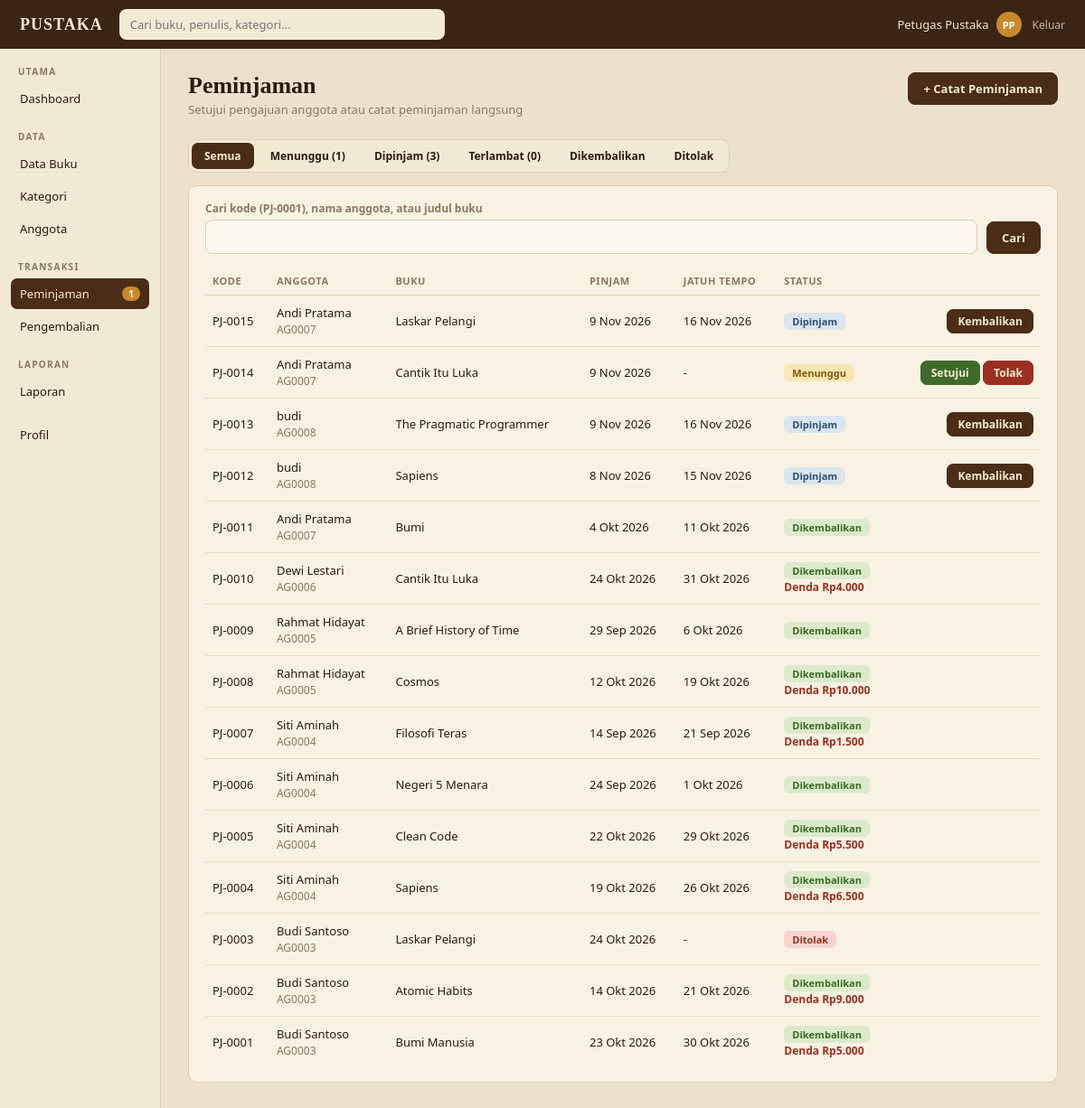
The page /peminjaman (signed in) on the database its author committed.
### tables this page shows
CREATE TABLE users (
    id            INTEGER PRIMARY KEY AUTOINCREMENT,
    name          TEXT NOT NULL,
    email         TEXT NOT NULL UNIQUE,
    password_hash TEXT NOT NULL,
    role          TEXT NOT NULL DEFAULT 'anggota'
                  CHECK (role IN ('admin', 'petugas', 'anggota')),
    member_code   TEXT UNIQUE,              -- hanya untuk anggota, contoh AG0004
    phone         TEXT,
    address       TEXT,
    status        TEXT NOT NULL DEFAULT 'aktif'
                  CHECK (status IN ('aktif', 'nonaktif')),
    created_at    TEXT NOT NULL DEFAULT (datetime('now', 'localtime'))
);

CREATE TABLE loans (
    id           INTEGER PRIMARY KEY AUTOINCREMENT,
    book_id      INTEGER NOT NULL REFERENCES books(id),
    member_id    INTEGER NOT NULL REFERENCES users(id),
    status       TEXT NOT NULL DEFAULT 'menunggu'
                 CHECK (status IN ('menunggu', 'dipinjam', 'dikembalikan', 'ditolak', 'dibatalkan')),
    requested_at TEXT NOT NULL DEFAULT (date('now', 'localtime')),
    loan_date    TEXT,
    due_date     TEXT,
    return_date  TEXT,
    fine         INTEGER NOT NULL DEFAULT 0,
    processed_by INTEGER REFERENCES users(id),   -- petugas yang menyetujui / menolak
    returned_by  INTEGER REFERENCES users(id)    -- petugas yang memproses pengembalian
);

CREATE TABLE books (
    id              INTEGER PRIMARY KEY AUTOINCREMENT,
    isbn            TEXT UNIQUE,
    title           TEXT NOT NULL,
    author          TEXT NOT NULL,
    publisher       TEXT,
    year            INTEGER,
    category_id     INTEGER REFERENCES categories(id) ON DELETE SET NULL,
    shelf           TEXT,                   -- lokasi rak
    description     TEXT,
    stock_total     INTEGER NOT NULL DEFAULT 1 CHECK (stock_total >= 0),
    stock_available INTEGER NOT NULL DEFAULT 1 CHECK (stock_available >= 0),
    created_at      TEXT NOT NULL DEFAULT (datetime('now', 'localtime'))
);

### app.py (the view)
@app.route("/peminjaman")
@staff_required
def loans():
    status = request.args.get("status", "semua")
    q = request.args.get("q", "").strip()
    sql, args = LOAN_SELECT + " WHERE 1=1", []
    if status == "terlambat":
        sql += " AND l.status='dipinjam' AND l.due_date < ?"
        args.append(today_str())
    elif status in ("menunggu", "dipinjam", "dikembalikan", "ditolak"):
        sql += " AND l.status=?"
        args.append(status)
    if q:
        m = re.fullmatch(r"(?i)\s*PJ-?0*(\d+)\s*", q)
        sql += " AND (u.name LIKE ? OR u.member_code LIKE ? OR b.title LIKE ? OR l.id=?)"
        args += [f"%{q}%", f"%{q}%", f"%{q}%", int(m.group(1)) if m else -1]
    rows = decorate(q_all(sql + " ORDER BY l.id DESC LIMIT 300", *args))
    counts = {
        "menunggu": q_val("SELECT COUNT(*) FROM loans WHERE status='menunggu'"),
        "dipinjam": q_val("SELECT COUNT(*) FROM loans WHERE status='dipinjam'"),
        "terlambat": q_val("SELECT COUNT(*) FROM loans WHERE status='dipinjam' AND due_date < ?",
                           today_str()),
    }
    return render_template("loans.html", rows=rows, status=status, q=q, counts=counts,
                           active="loans")

### app.py (called while the page is built)
def db():
    if "db" not in g:
        g.db = sqlite3.connect(DB_PATH)
        g.db.row_factory = sqlite3.Row
        g.db.execute("PRAGMA foreign_keys = ON")
    return g.db

def q_all(sql, *args):
    return db().execute(sql, args).fetchall()

def q_one(sql, *args):
    return db().execute(sql, args).fetchone()

def q_val(sql, *args):
    return db().execute(sql, args).fetchone()[0]

def cfg(key):
    row = q_one("SELECT value FROM settings WHERE key = ?", key)
    return int(row["value"]) if row else DEFAULTS[key]

def today_str():
    return date.today().isoformat()

def parse_date(s, fallback=None):
    try:
        return date.fromisoformat(str(s)[:10])
    except (TypeError, ValueError):
        return fallback

@app.template_filter("rupiah")
def f_rupiah(v):
    return "Rp" + f"{int(v or 0):,}".replace(",", ".")

@app.template_filter("tgl")
def f_tgl(v):
    d = parse_date(v) if v else None
    return f"{d.day} {MONTHS[d.month - 1]} {d.year}" if d else "-"

@app.template_filter("initials")
def f_initials(name):
    parts = [p for p in (name or "").split() if p]
    return "".join(p[0] for p in parts[:2]).upper() or "?"

@app.before_request
def load_user():
    g.user = None
    if request.endpoint == "static":
        return
    uid = session.get("uid")
    if uid:
        u = q_one("SELECT * FROM users WHERE id=?", uid)
        if u and u["status"] == "aktif":
            g.user = u
        else:
            session.clear()
            if u:
                flash("Akunmu dinonaktifkan. Hubungi petugas perpustakaan.", "error")

@app.context_processor
def inject_globals():
    ctx = {"me": g.get("user"), "max_loans": cfg("max_loans"),
           "fine_per_day": cfg("fine_per_day"), "loan_days": cfg("loan_days")}
    if g.get("user") and g.user["role"] in STAFF_ROLES:
        ctx["pending_count"] = q_val("SELECT COUNT(*) FROM loans WHERE status='menunggu'")
    return ctx

def roles_required(*roles):
    def deco(view):
        @wraps(view)
        def wrapped(*a, **kw):
            if not g.user:
                return redirect(url_for("login"))
            if g.user["role"] not in roles:
                flash("Halaman itu tidak tersedia untuk akunmu.", "error")
                return redirect(url_for("index"))
            return view(*a, **kw)
        return wrapped
    return deco

### templates/loans.html (shortened to what this page needs)
{% extends "layout.html" %}
{% from "macros.html" import chip %}
{% block content %}
<div class="page-head">
  <div><h1>Peminjaman</h1><p class="sub">Setujui pengajuan anggota atau catat peminjaman langsung</p></div>
  <a class="btn" href="{{ url_for('loan_new') }}">+ Catat Peminjaman</a>
</div>
<div class="tabs">
  <a href="{{ url_for('loans', status='semua') }}" class="{{ 'active' if status == 'semua' }}">Semua</a>
  <a href="{{ url_for('loans', status='menunggu') }}" class="{{ 'active' if status == 'menunggu' }}">Menunggu ({{ counts.menunggu }})</a>
  <a href="{{ url_for('loans', status='dipinjam') }}" class="{{ 'active' if status == 'dipinjam' }}">Dipinjam ({{ counts.dipinjam }})</a>
  <a href="{{ url_for('loans', status='terlambat') }}" class="{{ 'active' if status == 'terlambat' }}">Terlambat ({{ counts.terlambat }})</a>
  <a href="{{ url_for('loans', status='dikembalikan') }}" class="{{ 'active' if status == 'dikembalikan' }}">Dikembalikan</a>
  <a href="{{ url_for('loans', status='ditolak') }}" class="{{ 'active' if status == 'ditolak' }}">Ditolak</a>
</div>
<div class="card">
  <form class="filters" method="get">
    <div><label>Cari kode (PJ-0001), nama anggota, atau judul buku</label><input name="q" value="{{ q }}"></div>
    <div class="auto"><button class="btn">Cari</button></div>
  </form>
  <div class="table-wrap">
  <table>
    <tr><th>Kode</th><th>Anggota</th><th>Buku</th><th>Pinjam</th><th>Jatuh tempo</th><th>Status</th><th></th></tr>
    {% for l in rows %}
    <tr>
      <td class="nowrap">{{ l.code }}</td>
      <td>{{ l.member_name }}<br><span class="muted small">{{ l.member_code }}</span></td>
      <td>{{ l.title }}</td>
      <td class="nowrap">{{ (l.loan_date or l.requested_at)|tgl }}</td>
      <td class="nowrap">{{ l.due_date|tgl }}</td>
      <td>{{ chip(l.state, l.state_tone) }}
        {% if l.status == 'dikembalikan' and l.fine %}<div class="fine">Denda {{ l.fine|rupiah }}</div>{% endif %}</td>
      <td class="nowrap right">
        {% if l.status == 'menunggu' %}
          <form class="inline" method="post" action="{{ url_for('loan_approve', lid=l.id) }}"><button class="btn green sm">Setujui</button></form>
          <form class="inline" method="post" action="{{ url_for('loan_reject', lid=l.id) }}"
                onsubmit="return confirm('Tolak pengajuan ini?')"><button class="btn red sm">Tolak</button></form>
        {% elif l.status == 'dipinjam' %}
          <a class="btn sm" href="{{ url_for('returns', id=l.id) }}">Kembalikan</a>
        {% endif %}
      </td>
    </tr>
    {% else %}<tr><td colspan="7" class="muted">Tidak ada data.</td></tr>{% endfor %}
  </table>
  </div>
</div>
{% endblock %}

### templates/layout.html (shortened to what this page needs)
{% extends "base.html" %}
{% from "macros.html" import flashes %}
{% block body %}
{% set a = active|default('') %}
<header class="topbar">
  <a class="brand" href="{{ url_for('index') }}">PUSTAKA</a>
  <form class="search" action="{{ url_for('catalog') if me.role == 'anggota' else url_for('books') }}" method="get">
    <input name="q" value="{{ request.args.get('q', '') }}" placeholder="Cari buku, penulis, kategori...">
  </form>
  <div class="userchip">
    <a class="who" href="{{ url_for('profile') }}" title="Profil dan ganti kata sandi">
      <span>{{ me.name }}</span><span class="avatar">{{ me.name|initials }}</span></a>
    <a class="logout" href="{{ url_for('logout') }}">Keluar</a>
  </div>
</header>
<div class="shell">
  <aside class="sidebar">
    {% if me.role == 'anggota' %}
      <div class="nav-title">Jelajah</div>
      <a href="{{ url_for('catalog') }}" class="{{ 'active' if a == 'catalog' }}">Katalog Buku</a>
      <a href="{{ url_for('catalog_categories') }}" class="{{ 'active' if a == 'cats' }}">Kategori</a>
      <a href="{{ url_for('catalog', urut='terbaru') }}" class="{{ 'active' if a == 'latest' }}">Terkini</a>
      <div class="nav-title">Akun Saya</div>
      <a href="{{ url_for('my_loans') }}" class="{{ 'active' if a == 'mine' }}">Pinjaman Saya</a>
      <a href="{{ url_for('favorites') }}" class="{{ 'active' if a == 'favs' }}">Favorit</a>
      <a href="{{ url_for('my_loans', tab='riwayat') }}" class="{{ 'active' if a == 'history' }}">Riwayat</a>
      <a href="{{ url_for('profile') }}" class="{{ 'active' if a == 'profile' }}">Profil</a>
    {% else %}
      <div class="nav-title">Utama</div>
      <a href="{{ url_for('dashboard') }}" class="{{ 'active' if a == 'dashboard' }}">Dashboard</a>
      <div class="nav-title">Data</div>
      <a href="{{ url_for('books') }}" class="{{ 'active' if a == 'books' }}">Data Buku</a>
      <a href="{{ url_for('category_list') }}" class="{{ 'active' if a == 'categories' }}">Kategori</a>
      <a href="{{ url_for('members') }}" class="{{ 'active' if a == 'members' }}">Anggota</a>
      <div class="nav-title">Transaksi</div>
      <a href="{{ url_for('loans') }}" class="{{ 'active' if a == 'loans' }}">Peminjaman
        {% if pending_count %}<span class="badge">{{ pending_count }}</span>{% endif %}</a>
      <a href="{{ url_for('returns') }}" class="{{ 'active' if a == 'returns' }}">Pengembalian</a>
      <div class="nav-title">Laporan</div>
      <a href="{{ url_for('report') }}" class="{{ 'active' if a == 'report' }}">Laporan</a>
      <a href="{{ url_for('profile') }}" class="{{ 'active' if a == 'profile' }}" style="margin-top:14px">Profil</a>
    {% endif %}
  </aside>
  <main class="main">
    {% block content %}{% endblock %}
  </main>
</div>
{% endblock %}

### templates/macros.html (shortened to what this page needs)
{% macro chip(text, tone) %}<span class="chip {{ tone }}">{{ text }}</span>{% endmacro %}

### rows shown on the page
users: name "Petugas Pustaka", name|initials "PP"
loans: code "PJ-0015", member_name "Andi Pratama", member_code "AG0007", title "Laskar Pelangi", loan_date "9 Nov 2026", due_date|tgl "16 Nov 2026", status "Dipinjam"
loans: code "PJ-0014", member_name "Andi Pratama", member_code "AG0007", title "Cantik Itu Luka", requested_at "9 Nov 2026", due_date|tgl "-", status "Menunggu"
loans: code "PJ-0013", member_name "budi", member_code "AG0008", title "The Pragmatic Programmer", loan_date "9 Nov 2026", due_date|tgl "16 Nov 2026", status "Dipinjam"
loans: code "PJ-0012", member_name "budi", member_code "AG0008", title "Sapiens", loan_date "8 Nov 2026", due_date|tgl "15 Nov 2026", status "Dipinjam"
loans: code "PJ-0011", member_name "Andi Pratama", member_code "AG0007", title "Bumi", loan_date "4 Okt 2026", due_date|tgl "11 Okt 2026", status "Dikembalikan"
loans: code "PJ-0010", member_name "Dewi Lestari", member_code "AG0006", title "Cantik Itu Luka", loan_date "24 Okt 2026", due_date|tgl "31 Okt 2026", status "Dikembalikan", fine|rupiah "Rp4.000"
loans: code "PJ-0009", member_name "Rahmat Hidayat", member_code "AG0005", title "A Brief History of Time", loan_date "29 Sep 2026", due_date|tgl "6 Okt 2026", status "Dikembalikan"
loans: code "PJ-0008", member_name "Rahmat Hidayat", member_code "AG0005", title "Cosmos", loan_date "12 Okt 2026", due_date|tgl "19 Okt 2026", status "Dikembalikan", fine|rupiah "Rp10.000"
loans: code "PJ-0007", member_name "Siti Aminah", member_code "AG0004", title "Filosofi Teras", loan_date "14 Sep 2026", due_date|tgl "21 Sep 2026", status "Dikembalikan", fine|rupiah "Rp1.500"
loans: code "PJ-0006", member_name "Siti Aminah", member_code "AG0004", title "Negeri 5 Menara", loan_date "24 Sep 2026", due_date|tgl "1 Okt 2026", status "Dikembalikan"
loans: code "PJ-0005", member_name "Siti Aminah", member_code "AG0004", title "Clean Code", loan_date "22 Okt 2026", due_date|tgl "29 Okt 2026", status "Dikembalikan", fine|rupiah "Rp5.500"
loans: code "PJ-0004", member_name "Siti Aminah", member_code "AG0004", title "Sapiens", loan_date "19 Okt 2026", due_date|tgl "26 Okt 2026", status "Dikembalikan", fine|rupiah "Rp6.500"
loans: code "PJ-0003", member_name "Budi Santoso", member_code "AG0003", title "Laskar Pelangi", requested_at "24 Okt 2026", due_date|tgl "-", status "Ditolak"
loans: code "PJ-0002", member_name "Budi Santoso", member_code "AG0003", title "Atomic Habits", loan_date "14 Okt 2026", due_date|tgl "21 Okt 2026", status "Dikembalikan", fine|rupiah "Rp9.000"
loans: code "PJ-0001", member_name "Budi Santoso", member_code "AG0003", title "Bumi Manusia", loan_date "23 Okt 2026", due_date|tgl "30 Okt 2026", status "Dikembalikan", fine|rupiah "Rp5.000"

### other values the page prints
{{ pending_count }} "1"
{{ counts.menunggu }} "1"
{{ counts.dipinjam }} "3"
{{ counts.terlambat }} "0"
